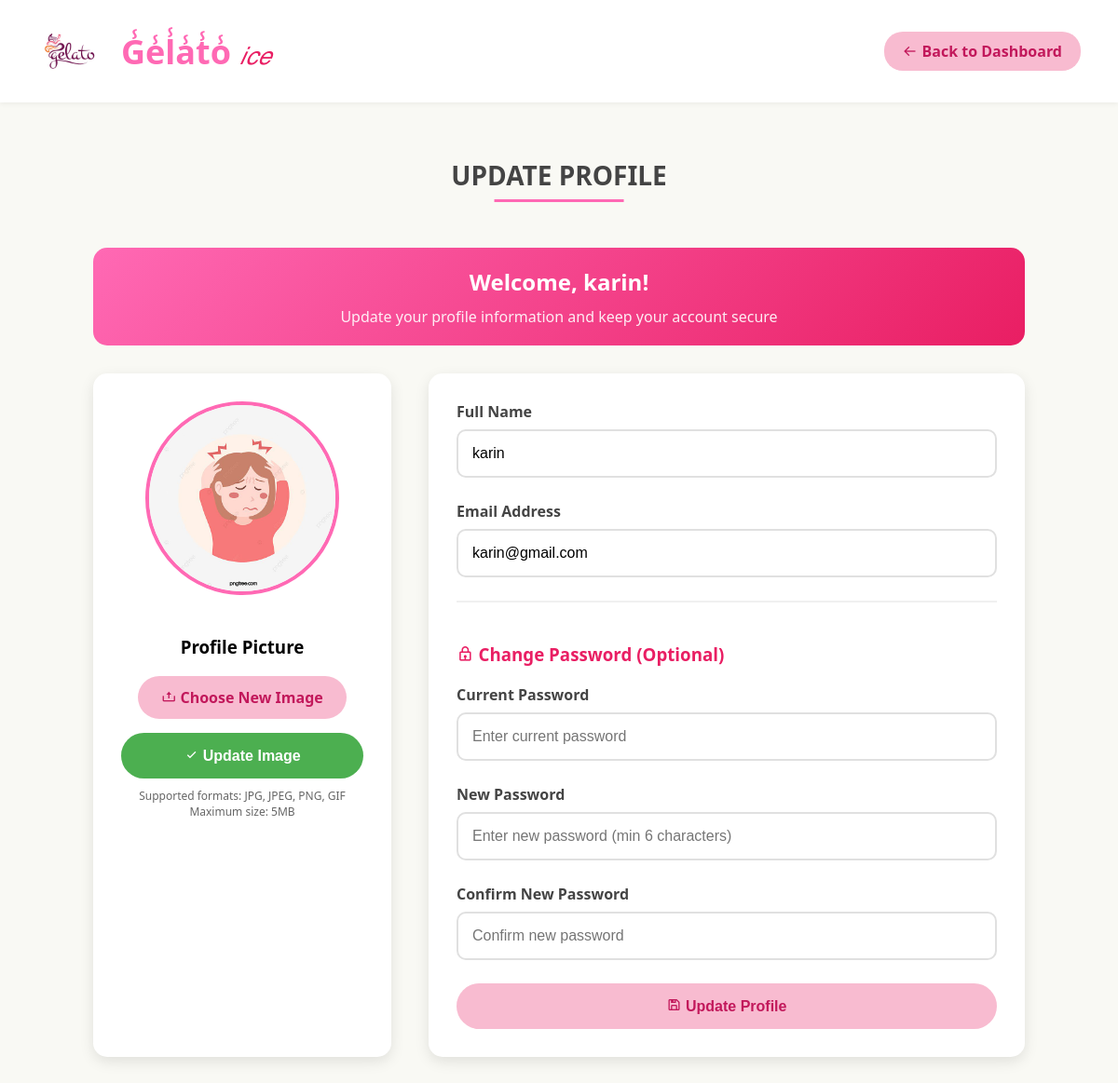
The page /components/update.php (signed in) on the database its author committed.
### tables this page shows
CREATE TABLE `sellers` (
  `id` int(20) NOT NULL,
  `name` varchar(50) NOT NULL,
  `email` varchar(50) NOT NULL,
  `password` varchar(50) NOT NULL,
  `image` varchar(100) NOT NULL
);

### components/update.php (the view, shortened to what this page needs)
<?php
include '../components/connect.php';
$seller_id = $_SESSION['seller_id'] ?? '';
$select_seller = $conn->prepare("SELECT * FROM sellers WHERE id = ?");
$select_seller->execute([$seller_id]);
$seller_data = $select_seller->fetch(PDO::FETCH_ASSOC);
$profile_img = !empty($seller_data['image']) ? $seller_data['image'] : 'default_avatar.png';
?>
<!DOCTYPE html>
<html lang="en">
<head>
    <link href='https://unpkg.com/boxicons@2.1.4/css/boxicons.min.css' rel='stylesheet'>
</head>
<body>
<div class="top-bar">
    <div class="logo-container">
        <img src="../image/logo.jpeg" alt="Logo">
        <div class="logo-text">G̾e̾l̾a̾t̾o̾ <span class="highlight">𝑖𝑐𝑒</span></div>
    </div>
    <a href="../admin_panel/admin_header.php" class="back-btn">
        <i class='bx bx-arrow-back'></i>
        Back to Dashboard
    </a>
</div>
<div class="container">
    <div class="heading">
        <h1>Update Profile</h1>
    </div>
    <div class="info-card">
        <h2>Welcome, <?php echo htmlspecialchars($seller_data['name']); ?>!</h2>
        <p>Update your profile information and keep your account secure</p>
    </div>
    <div class="profile-container">
        <div class="profile-image-section">
            <img src="../uploaded_files/<?php echo $profile_img; ?>" alt="Profile Image" class="current-image">
            <h3>Profile Picture</h3>
            <form method="POST" enctype="multipart/form-data" class="image-upload-form">
                <div class="file-input-wrapper">
                    <label for="imageInput" class="file-input-label">
                        <i class='bx bx-upload'></i> Choose New Image
                    </label>
                </div>
                <button type="submit" name="update_image" class="btn btn-image">
                    <i class='bx bx-check'></i> Update Image
                </button>
            </form>
            <p style="font-size: 12px; color: #666; margin-top: 10px;">
                Supported formats: JPG, JPEG, PNG, GIF<br>
                Maximum size: 5MB
            </p>
        </div>
        <div class="profile-form-section">
            <form method="POST">
                <div class="form-group">
                    <label for="name">Full Name</label>
                    <input type="text" name="name" id="name" value="<?php echo htmlspecialchars($seller_data['name']); ?>" required>
                </div>
                <div class="form-group">
                    <label for="email">Email Address</label>
                    <input type="email" name="email" id="email" value="<?php echo htmlspecialchars($seller_data['email']); ?>" required>
                </div>
                <div class="password-section">
                    <h3><i class='bx bx-lock'></i> Change Password (Optional)</h3>
                    <div class="form-group">
                        <label for="old_password">Current Password</label>
                        <input type="password" name="old_password" id="old_password" placeholder="Enter current password">
                    </div>
                    <div class="form-group">
                        <label for="new_password">New Password</label>
                        <input type="password" name="new_password" id="new_password" placeholder="Enter new password (min 6 characters)">
                    </div>
                    <div class="form-group">
                        <label for="confirm_password">Confirm New Password</label>
                        <input type="password" name="confirm_password" id="confirm_password" placeholder="Confirm new password">
                    </div>
                </div>
                <button type="submit" name="update_profile" class="btn">
                    <i class='bx bx-save'></i> Update Profile
                </button>
            </form>
        </div>
    </div>
</div>
</body>
</html>

### components/update.php (style rules this page uses)
body { margin: 0; font-family: 'Segoe UI', sans-serif; background-color: #f9f9f4; }
.top-bar { background-color: #fff; padding: 20px 40px; display: flex; justify-content: space-between; align-items: center; box-shadow: 0 2px 5px rgba(0,0,0,0.05); }
.logo-container { display: flex; align-items: center; }
.logo-container img { height: 70px; margin-right: 20px; }
.logo-text { font-size: 36px; font-weight: bold; color: #ff69b4; }
.highlight { font-style: italic; font-weight: normal; font-size: 26px; color: #e91e63; }
.back-btn { background-color: #f8bbd0; color: #c2185b; padding: 10px 20px; border-radius: 20px; text-decoration: none; font-weight: bold; transition: all 0.3s; display: flex; align-items: center; gap: 5px; }
.container { max-width: 1000px; margin: 40px auto; padding: 0 20px; }
.heading { text-align: center; margin-bottom: 40px; }
.heading h1 { font-size: 28px; color: #444; text-transform: uppercase; position: relative; display: inline-block; }
.heading h1:after { content: ''; position: absolute; width: 60%; height: 3px; background-color: #ff69b4; bottom: -10px; left: 50%; transform: translateX(-50%); }
.profile-container { display: grid; grid-template-columns: 1fr 2fr; gap: 40px; margin-bottom: 40px; }
.profile-image-section { background: white; padding: 30px; border-radius: 15px; box-shadow: 0 5px 15px rgba(0,0,0,0.1); text-align: center; }
.current-image { width: 200px; height: 200px; border-radius: 50%; object-fit: cover; border: 4px solid #ff69b4; margin-bottom: 20px; }
.image-upload-form { display: flex; flex-direction: column; gap: 15px; }
.file-input-wrapper { position: relative; display: inline-block; cursor: pointer; }
.file-input-label { display: inline-block; padding: 12px 25px; background-color: #f8bbd0; color: #c2185b; border-radius: 25px; font-weight: bold; transition: all 0.3s; }
.profile-form-section { background: white; padding: 30px; border-radius: 15px; box-shadow: 0 5px 15px rgba(0,0,0,0.1); }
.form-group { margin-bottom: 25px; }
.form-group label { display: block; margin-bottom: 8px; font-weight: bold; color: #444; }
.form-group input { width: 100%; padding: 15px; border: 2px solid #e0e0e0; border-radius: 10px; font-size: 16px; transition: all 0.3s; box-sizing: border-box; }
.password-section { border-top: 2px solid #f0f0f0; padding-top: 25px; margin-top: 25px; }
.password-section h3 { color: #e91e63; margin-bottom: 20px; }
.btn { background-color: #f8bbd0; color: #c2185b; padding: 15px 30px; border: none; border-radius: 25px; font-size: 16px; font-weight: bold; cursor: pointer; transition: all 0.3s; width: 100%; }
.btn-image { background-color: #4CAF50; color: white; }
.info-card { background: linear-gradient(135deg, #ff69b4, #e91e63); color: white; padding: 20px; border-radius: 15px; margin-bottom: 30px; text-align: center; }
.info-card h2 { margin: 0 0 10px 0; }
.info-card p { margin: 0; opacity: 0.9; }

### rows shown on the page
sellers: name "karin", image (picture), email "karin@gmail.com"
